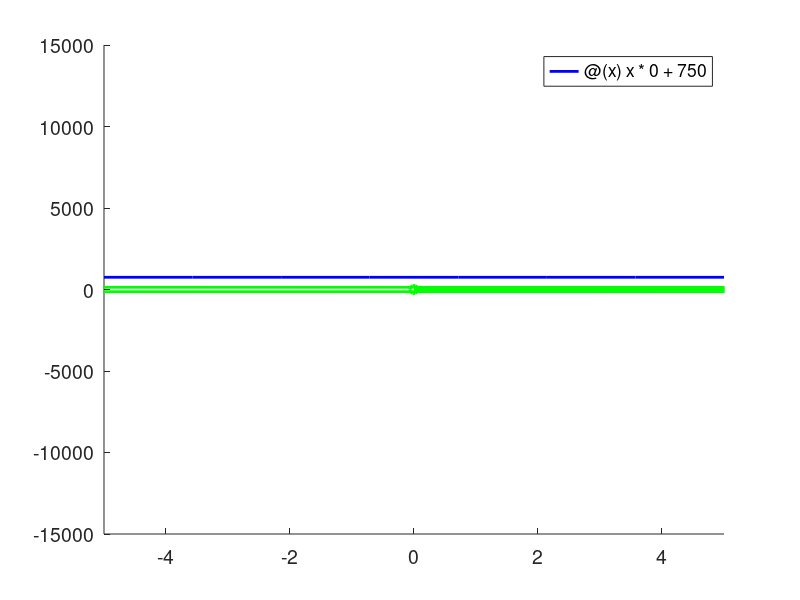

Reproduce this figure in MATLAB. (Note: this script raises an error after producing the figure.)
%% Bank Angle Change Test
clc; clear; close all;

%% Intial Conditions 
x0 = 0; y0 = 0;
th0 = deg2rad(0);

brMax = deg2rad(5);
bank = 0;

f= @(x) x*0+750; 
%%  Constraints
spd = 50; g=9.81; 

%% Loop Setup
N=30;
bMax = deg2rad(linspace(5,89,N)); 

%% Loop
WBar = waitbar(0,'Computing Clothoids');
prog = 0;

figure('DefaultAxesFontSize',14); hold on;
fplot(f, 'b-','LineWidth',2); 
quiver(x0,y0,cos(th0),sin(th0), 'AutoScaleFactor', 400,'MaxHeadSize',50,'LineWidth',2,'Color',	[0 1 0],'Marker','o','MarkerSize',6)

for j = 1:N
    
    prog = prog + 1;
    waitbar(prog/N,WBar)
    
    kmax  = g/spd^2*tan(bMax(j));
    dkmax = (g/spd^3)*brMax*sec(bMax(j))^2;
    k0 = g/spd^2*tan(bank);
    km(j) = kmax;
        
    optim = 0;
    optim = Clothoid3ArcOptim(f,x0,y0,deg2rad(th0),k0,kmax,dkmax, spd);
    [x, fval, output, S] = optim.ClothoidOptimOutputs();
    
    X_t(j) = x(1);
    X_S0(j) = x(2);
    X_S1(j) = x(3);
    opt(j) = output.firstorderopt;
    Length(j) = fval;
    rg(j) = optim.rejoin_guess();
    
    arc = linspace(0,S.length);
    [x_s, y_s] = S.evaluate(arc);
    plot(x_s,y_s,'-r');
    plot(x(1),f(x(1)),'g*');
end
close(WBar);

%% Plotting -----
xlabel('X (m)'); ylabel('Y (m)');
grid; legend('Target Path', 'Initial Position/Heading', 'Return Paths', 'Rejoin Position');
ax = gca;
outerpos = ax.OuterPosition; ti = ax.TightInset; 
left = outerpos(1) + ti(1); bottom = outerpos(2) + ti(2);
ax_width = outerpos(3) - ti(1) - ti(3); ax_height = outerpos(4) - ti(2) - ti(4);
ax.Position = [left bottom ax_width ax_height];

figure('DefaultAxesFontSize',14);
plot(rad2deg(bMax),X_t,'LineWidth',2); grid; xlim([min(rad2deg(bMax)) max(rad2deg(bMax))]); 
xlabel('Bank Angle \phi limit (deg)'); ylabel('Rejoin Position (m)');
ax = gca;
outerpos = ax.OuterPosition; ti = ax.TightInset; 
left = outerpos(1) + ti(1); bottom = outerpos(2) + ti(2);
ax_width = outerpos(3) - ti(1) - ti(3); ax_height = outerpos(4) - ti(2) - ti(4);
ax.Position = [left bottom ax_width ax_height];
